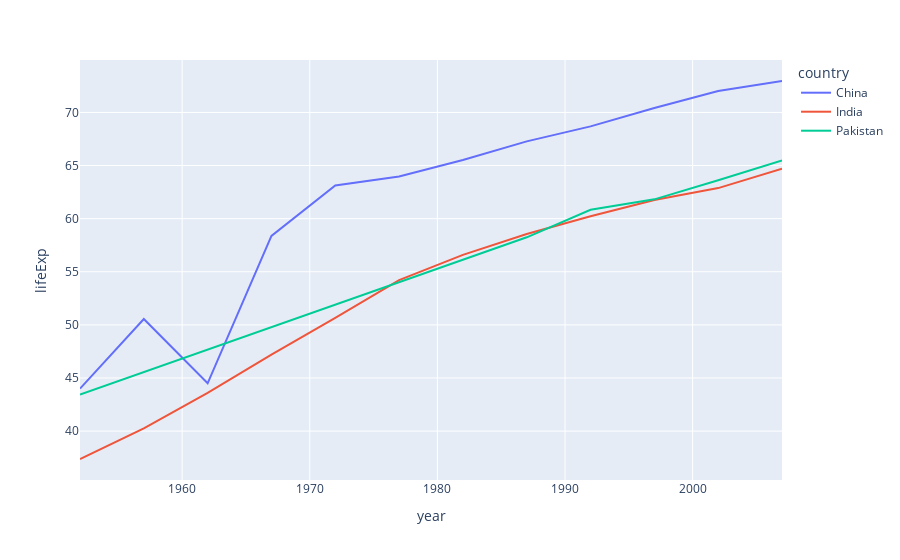

Notebook cell for this chart:
### Code cell
px.line(temp_data,x='year',y='lifeExp',color='country')

### Figure 1 — Plotly figure (JSON) as saved in the notebook; plotly's stock layout.template omitted (floating-point values rounded to 4 significant figures)
{"data": [{"hovertemplate": "country=China<br>year=%{x}<br>lifeExp=%{y}<extra></extra>", "legendgroup": "China", "line": {"color": "#636efa", "dash": "solid"}, "marker": {"symbol": "circle"}, "mode": "lines", "name": "China", "orientation": "v", "showlegend": true, "type": "scatter", "x": [1952, 1957, 1962, 1967, 1972, 1977, 1982, 1987, 1992, 1997, 2002, 2007], "xaxis": "x", "y": [44, 50.55, 44.5, 58.38, 63.12, 63.97, 65.53, 67.27, 68.69, 70.43, 72.03, 72.96], "yaxis": "y"}, {"hovertemplate": "country=India<br>year=%{x}<br>lifeExp=%{y}<extra></extra>", "legendgroup": "India", "line": {"color": "#EF553B", "dash": "solid"}, "marker": {"symbol": "circle"}, "mode": "lines", "name": "India", "orientation": "v", "showlegend": true, "type": "scatter", "x": [1952, 1957, 1962, 1967, 1972, 1977, 1982, 1987, 1992, 1997, 2002, 2007], "xaxis": "x", "y": [37.37, 40.25, 43.6, 47.19, 50.65, 54.21, 56.6, 58.55, 60.22, 61.77, 62.88, 64.7], "yaxis": "y"}, {"hovertemplate": "country=Pakistan<br>year=%{x}<br>lifeExp=%{y}<extra></extra>", "legendgroup": "Pakistan", "line": {"color": "#00cc96", "dash": "solid"}, "marker": {"symbol": "circle"}, "mode": "lines", "name": "Pakistan", "orientation": "v", "showlegend": true, "type": "scatter", "x": [1952, 1957, 1962, 1967, 1972, 1977, 1982, 1987, 1992, 1997, 2002, 2007], "xaxis": "x", "y": [43.44, 45.56, 47.67, 49.8, 51.93, 54.04, 56.16, 58.24, 60.84, 61.82, 63.61, 65.48], "yaxis": "y"}], "layout": {"legend": {"title": {"text": "country"}, "tracegroupgap": 0}, "margin": {"t": 60}, "xaxis": {"anchor": "y", "domain": [0, 1], "title": {"text": "year"}}, "yaxis": {"anchor": "x", "domain": [0, 1], "title": {"text": "lifeExp"}}}}
